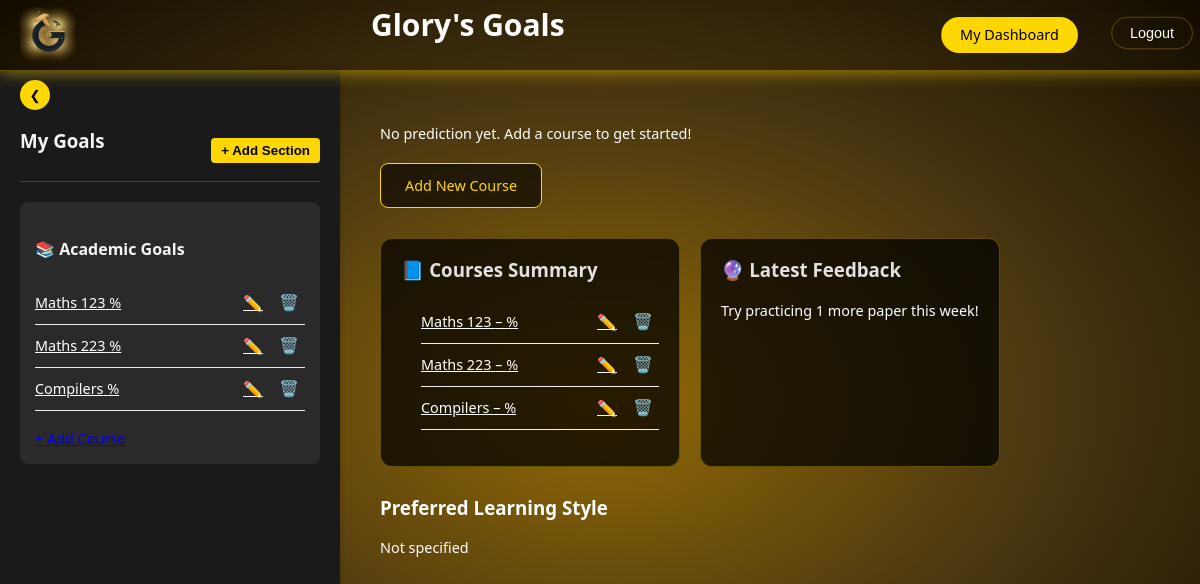
/polls/hero/ (signed in), run on an earlier commit of the app's database.
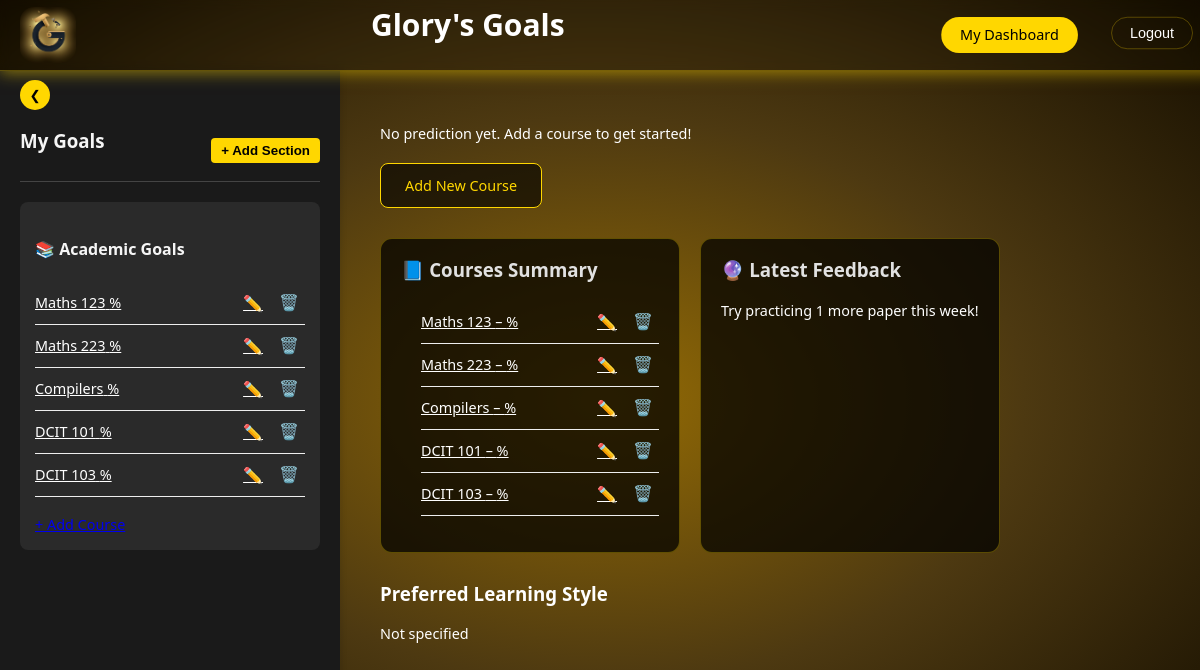
And on a later commit of the database.
### polls/models.py (models this page shows, shortened)
class SubjectEntry(models.Model):
    student = models.ForeignKey('Student', on_delete=models.CASCADE, related_name='subject_entries')
    subject_name = models.CharField(max_length=100)
    hours_studied = models.FloatField(default=0)
    previous_scores = models.FloatField(default=50)
    extracurricular = models.CharField(max_length=10, choices=[('Yes', 'Yes'), ('No', 'No')], default='No')
    sleep_hours = models.FloatField(default=8)
    question_papers = models.IntegerField(default=0)
    motivation = models.CharField(max_length=255, default='Medium')
    preferred_learning_style = models.TextField(default='None')
    predicted_score = models.FloatField(null=True, blank=True)
    study_guide = models.TextField(null=True, blank=True)
    study_plan_pdf = models.FileField(upload_to='study_plans/', null=True, blank=True)
    created_at = models.DateTimeField(auto_now_add=True)
    updated_at = models.DateTimeField(auto_now=True)
    class Meta:
        unique_together = ('student', 'subject_name')

### polls/views.py (the view)
# urls.py: path('hero/', views.hero_view, name='hero'),
@login_required
def hero_view(request):
    student = request.user.student
    latest_score = SubjectEntry.objects.filter(student=student).last()
    recent_feedback = "Try practicing 1 more paper this week!"
    courses = SubjectEntry.objects.filter(student__user=request.user)
    return render(request, 'hero.html', {
        'latest_score': latest_score,
        'recent_feedback': recent_feedback,
        'courses': courses,
    })

### polls/templates/hero.html (shortened to what this page needs)
{% extends 'base.html' %}
{% load static %}
{% block content %}
<div class="main-content">
    <header class="main-header">
        <div class="logo-container">
            <a href="{% url 'hero' %}" class="logo-link">
                <img src="{% static 'images/gtlogo.png' %}"
                    alt="GoalTweaks Logo"
                    class="logo-img"/>
            </a>
        </div>
        <div class="page-titles">
            <h1 class="homepage-header">{{ user.username }}'s Goals</h1>
        </div>
        <div class="auth-buttons">
            <a href="{% url 'student_dashboard' %}" class="auth-btn dashboard-btn">My Dashboard</a>
            <form action="{% url 'logout' %}" method="POST" class="logout-form">
                <button type="submit" class="auth-btn logout-btn">Logout</button>
            </form>
        </div>
    </header>
    <main class="hero-container">
        {% if latest_entry %}
        <div class="prediction-card">
            <h2>📊 Predicted Score: {{ latest_entry.predicted_score }}%</h2>
            <p><strong>Study Plan:</strong> {{ latest_entry.study_plan }}</p>
        </div>
        {% else %}
            <p class="no-prediction">No prediction yet. Add a course to get started!</p>
        {% endif %}
        <div class="button-group">
            <a href="{% url 'create_subject_entry' %}" class="btn">Add New Course</a>
        </div>
        <section class="cards">
            <div class="card">
                <h3>📘 Courses Summary</h3>
                <ul class="courses-list">
                    {% for course in courses %}
                    <li>
                        <a href="{% url 'subject_dashboard' course.id %}">
                            {{ course.subject_name }} – {{ course.entries.first.predicted_score }}%
                        </a>
                        <div class="course-actions">
                            <a href="{% url 'edit_course' course.id %}" class="edit-btn">✏️</a>
                            <form method="post" action="{% url 'delete_course' course.id %}" onsubmit="return confirm('Are you sure?');">
                                <button type="submit" class="delete-btn">🗑️</button>
                            </form>
                        </div>
                    </li>
                    {% empty %}
                    <li class="empty-message">No courses added yet.</li>
                    {% endfor %}
                </ul>
            </div>
            <div class="card">
                <h3>🔮 Latest Feedback</h3>
                <p>{{ recent_feedback }}</p>
            </div>
        </section>
        <section class="preferred-learning-style">
            <h3>Preferred Learning Style</h3>
            <p>{{ latest_entry.preferred_learning_style|default:"Not specified" }}</p>
        </section>
    </main>
</div>
{% endblock %}

### polls/templates/base.html (shortened to what this page needs)
{% load static %}
<!DOCTYPE html>
<html lang="en">
<head>
    <link rel="stylesheet" href="{% static 'css/styles.css' %}">
    <link rel="stylesheet" href="{% static 'css/hero.css' %}">
    <link rel="stylesheet" href="{% static 'css/styles_preview.css' %}">
</head>
<body>
    <div class="layout-container">
        <aside class="sidebar" id="sidebar">
            {% include 'sidebar_component.html' %}
        </aside>
        <main class="main-content" id="mainContent">
            {% block content %}{% endblock %}
        </main>
        <button class="toggle-sidebar" id="toggleSidebar">❯</button>
    </div>
</body>
</html>

### polls/templates/sidebar_component.html (shortened to what this page needs)
{% load static %}
<div class="sidebar-content">
    <div class="sidebar-header">
        <h3>My Goals</h3>
        <button class="add-section-btn" id="addSectionBtn">+ Add Section</button>
    </div>
    <div class="sections-container">
        <div class="section" data-section="academic">
            <div class="section-header">
                <h4>📚 Academic Goals</h4>
            </div>
            <ul class="courses-list">
                {% for course in courses %}
                <li class="course-item">
                    <a href="{% url 'subject_dashboard' course.id %}" class="course-link">
                        <span class="course-name">{{ course.subject_name }}</span>
                        <span class="course-score">{{ course.entries.first.predicted_score }}%</span>
                    </a>
                    <div class="course-actions">
                        <a href="{% url 'edit_course' course.id %}" class="edit-btn">✏️</a>
                        <form method="post" action="{% url 'delete_course' course.id %}" onsubmit="return confirm('Are you sure?');">
                            <button type="submit" class="delete-btn">🗑️</button>
                        </form>
                    </div>
                </li>
                {% empty %}
                <li class="empty-message">No courses added yet</li>
                {% endfor %}
            </ul>
            <a href="{% url 'create_subject_entry' %}" class="add-course-btn">+ Add Course</a>
        </div>
    </div>
</div>

### polls/static/css/styles.css (style rules this page uses)
:root { --sidebar-width: 300px; --sidebar-collapsed-width: 80px; --transition-speed: 0.3s; --sidebar-z-index: 1000; --toggle-z-index: 1001; }
.layout-container { display: flex; min-height: 100vh; position: relative; }
.sidebar { width: 300px; height: 100vh; position: fixed; left: 0; top: 0; background: #1a1a1a; z-index: 1000; overflow-y: auto; margin-top: 70px; transition: transform 0.3s ease; overflow-y: auto; color: #f5f5f5; padding: 50px 20px; box-shadow: 2px 0 5px rgba(0,0,0,0.1); }
.sidebar.visible { transform: translateX(0); }
.toggle-sidebar { position: fixed; left: 20px; top: 80px; z-index: 1001; background: #FFD700; border: none; width: 30px; height: 30px; border-radius: 50%; cursor: pointer; display: flex; align-items: center; justify-content: center; transition: left 0.3s ease; }
.sidebar.visible + .main-content { margin-left: 300px; }
.sidebar-header { display: flex; justify-content: space-between; align-items: center; margin-top: 10px; margin-bottom: 20px; border-bottom: 1px solid #444; padding-bottom: 10px; }
.main-content { transition: margin-left 0.3s ease; }
.add-section-btn { background-color: #FFD700; color: #000; border: none; padding: 5px 10px; border-radius: 4px; cursor: pointer; font-weight: bold; }
.section { margin-bottom: 20px; background-color: #2a2a2a; border-radius: 8px; padding: 15px; }

### polls/static/css/hero.css (style rules this page uses)
body { margin: 0; font-family: 'Segoe UI', sans-serif; background: radial-gradient(#946b04,#4d3911, #150e00); display: flex; color: white; }
.main-content { padding: 20px; transition: margin-left 0.3s ease; }
.main-header { position: sticky; top: 0; z-index: 999; padding: 15px; box-shadow: 0 2px 5px rgba(0,0,0,0.1); display: flex; justify-content: space-between; align-items: center; }
.hero-container { padding-left: 40px; padding-right: 40px; padding-top: 70px; max-width: 1200px; margin: auto; position: relative; z-index: 1; }
.dashboard-btn { background-color: #FFD700; color: #000; }
.logout-btn { font-weight: bold; background-color: #f4433600; color: white; border: white; cursor: pointer; }
.button-group { margin: 20px 0; display: flex; gap: 15px; margin-bottom: 30px; }
.btn { display: inline-block; padding: 12px 24px; background: rgba(0, 0, 0, 0.613); color: #FFD700; text-decoration: none; border-radius: 8px; border: 1px solid #FFD700; transition: all 0.3s ease; }
.cards { display: grid; grid-template-columns: repeat(auto-fit, minmax(300px, 1fr)); gap: 20px; margin-bottom: 30px; }
.card { background: rgba(0, 0, 0, 0.734); padding: 20px; border-radius: 12px; flex: 1; min-width: 250px; border: 1px solid rgba(255, 215, 0, 0.3); transition: all 0.3s ease; }
.card h3 { margin-top: 0; color: #e1e1e1; }
.card ul { padding-left: 20px; list-style-type: none; }
.card li { padding: 8px 0; border-bottom: 1px solid rgba(255, 215, 0, 0.1); }
.page-titles { width:40%; display: flex; align-content: center; margin: auto; }
.courses-list { list-style: none; padding: 0; }
.courses-list li { display: flex; justify-content: space-between; align-items: center; padding: 10px 0; border-bottom: 1px solid #eee; }
.courses-list li a { color: white !important; }
.course-actions { display: flex; gap: 10px; }
.homepage-header { font-size: 30px; }
.auth-buttons { display: flex; gap: 15px; }
.auth-btn { padding: 8px 15px; border-radius: 4px; text-decoration: none; font-weight: 500; }
.edit-btn, .delete-btn { background: none; border: none; cursor: pointer; font-size: 16px; }
.edit-btn { color: #2196F3; }
.delete-btn { color: #f44336; }

What changed in the data, as far as the page shows it:
added SubjectEntry: subject_name "DCIT 101"
added SubjectEntry: subject_name "DCIT 103"
